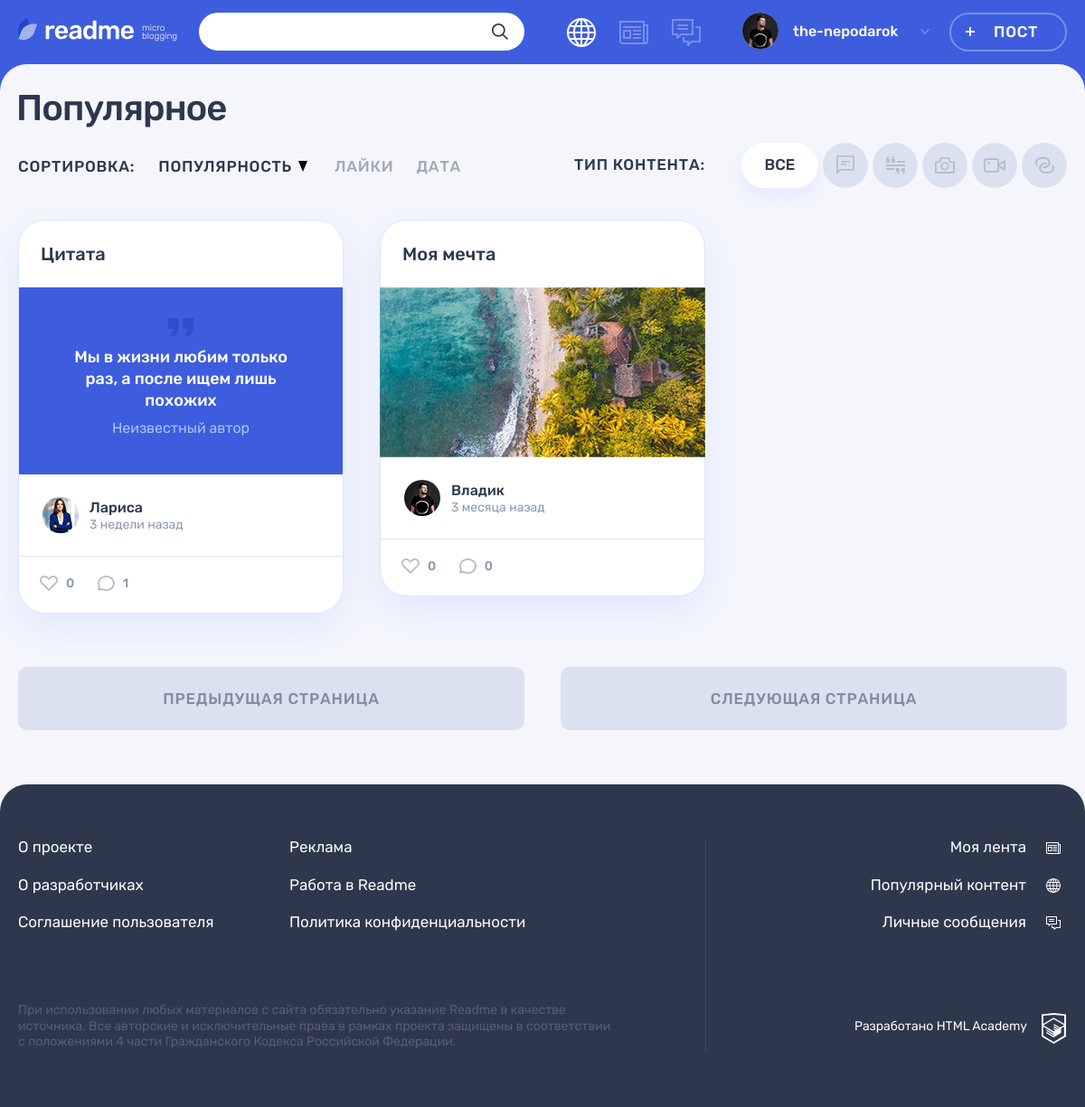
Screenshot of /?type_id=0&sort_by=view_count&page=2 with the database file from the repository.
### tables this page shows
CREATE TABLE content_type
(
  id               TINYINT AUTO_INCREMENT PRIMARY KEY,
  type_name        VARCHAR(20) UNIQUE COMMENT 'название типа',
  type_val         VARCHAR(16) UNIQUE COMMENT 'класс иконки типа',
  type_icon_width  TINYINT COMMENT 'ширина иконки',
  type_icon_height TINYINT COMMENT 'высота иконки'
) COMMENT 'типы постов';

CREATE TABLE post
(
  id                INT AUTO_INCREMENT PRIMARY KEY,
  create_dt         DATETIME DEFAULT CURRENT_TIMESTAMP,
  post_header       VARCHAR(128) COMMENT 'заголовок поста',
  text_content      TEXT,
  quote_origin      VARCHAR(128) COMMENT 'автор/источник цитаты',
  photo_content     VARCHAR(255),
  video_content     VARCHAR(255) COMMENT 'ссылка на видео на YouTube',
  link_text_content VARCHAR(255) COMMENT 'ссылка на сторонний ресурс',
  view_count        INT      DEFAULT 0 COMMENT 'кол-во просмотров',
  user_id           INT,
  is_repost         TINYINT  DEFAULT 0 COMMENT 'является ли репостом',
  origin_post_id    INT COMMENT 'ссылка на оригинальный пост при репосте',
  content_type_id   TINYINT,
  FOREIGN KEY (user_id) REFERENCES user (id),
  FOREIGN KEY (content_type_id) REFERENCES content_type (id),
  INDEX (user_id) COMMENT 'индекс для поиска по пользователям',
  INDEX (content_type_id) COMMENT 'индекс для поиска по типу',
  INDEX (view_count) COMMENT 'индекс для поиска по просмотрам',
  INDEX (is_repost) COMMENT 'индекс для поиска по репостам'
) COMMENT 'таблица постов';

CREATE TABLE user
(
  id            INT AUTO_INCREMENT PRIMARY KEY,
  user_reg_dt   DATETIME DEFAULT CURRENT_TIMESTAMP,
  user_email    VARCHAR(128) NOT NULL UNIQUE,
  user_name     VARCHAR(64)  NOT NULL COMMENT 'имя пользователя',
  user_password CHAR(255)    NOT NULL,
  user_avatar   VARCHAR(255)
) COMMENT 'таблица зарегистрированных пользователей';

### helpers.php (called while the page is built, shortened)
<?php
function get_noun_plural_form(int $number, string $one, string $two, string $many): string
{
    $number = (int)$number;
    $mod10 = $number % 10;
    $mod100 = $number % 100;
    switch (true) {
        case ($mod10 >= 2 && $mod10 <= 4):
            return $two;
    }
}
function include_template($name, array $data = [])
{
    $name = 'templates/' . $name;
    extract($data);
    require $name;
    $result = ob_get_clean();
    return $result;
}

### utils.php (called while the page is built, shortened)
<?php
function slice_string($string, $link = '', $max_post_length = 300)
{
    $result_string = trim($string);
    return $result_string;
}
function get_title_date($date)
{
    $date = strtotime($date);
    return date('d.m.Y H:i', $date);
}
function format_date($date)
{
    $post_date = date_create($date);
    $current_date = date_create('now');
    $diff = date_diff($current_date, $post_date);
    $result = '';
    if ($diff->invert === 0) {
        $result = 'Дата ещё не наступила!';
    } else {
        $minutes_in_hour = 60;
        $hours_in_day = 24;
        $minutes = $diff->i;
        $hours = $diff->h;
        $days = $diff->days;
        if ($days === 0) {
            if ($minutes >= $minutes_in_hour / 2) {
                $hours++;
            }
            $result = $hours ?
                $hours . ' час' . get_noun_plural_form($hours, '', 'а', 'ов')
                :
                $minutes . ' минут' . get_noun_plural_form($minutes, 'у', 'ы', '');
        } else {
            $days_in_week = 7;
            $days_in_month = 30;
            $days_in_year = 365;
            $five_weeks = 35;
            $years = $diff->y;
            if ($hours >= $hours_in_day / 2) {
                $days++;
            }
            if ($days < $days_in_week) {
                $result = $days . ' ' . get_noun_plural_form($days, 'день', 'дня', 'дней');
            } elseif ($days < $five_weeks) {
                $weeks = round($days / $days_in_week);
                $result = $weeks . ' недел' . get_noun_plural_form($weeks, 'ю', 'и', 'ь');
            } elseif ($days < $days_in_year) {
                $months = round($days / $days_in_month);
                $result = $months . ' месяц' . get_noun_plural_form($months, '', 'а', 'ев');
            } elseif ($years) {
                $years = ($days >= $days_in_year / 2) ? $years++ : $years;
                $result = $years . ' ' . get_noun_plural_form($years, 'год', 'года', 'лет');
            }
        }
    }
    return $result;
}
function get_data_from_db(mysqli $src_db, string $query, string $mode = 'all')
{
    $result = mysqli_query($src_db, $query);
    switch ($mode) {
        case 'all':
            $data = mysqli_fetch_all($result, MYSQLI_ASSOC);
            break;
    }
    return $data;
}

### templates/main.php (the view, shortened to what this page needs)
<section class="page__main page__main--popular">
    <div class="container">
        <h1 class="page__title page__title--popular">Популярное</h1>
    </div>
    <div class="popular container">
        <div class="popular__filters-wrapper">
            <div class="popular__sorting sorting">
                <b class="popular__sorting-caption sorting__caption">Сортировка:</b>
                <ul class="popular__sorting-list sorting__list">
                    <li class="sorting__item sorting__item--popular">
                        <a class="sorting__link<?= $sort_by === 'view_count' ? ' sorting__link--active' : ''; ?>" href="?sort_by=view_count<?= $type_filter_url; ?>">
                            <span>Популярность</span>
                            <svg class="sorting__icon" width="10" height="12">
                                <use xlink:href="#icon-sort"></use>
                            </svg>
                        </a>
                    </li>
                    <li class="sorting__item">
                        <a class="sorting__link <?= $sort_by === 'like_count' ? 'sorting__link--active' : ''; ?>" href="?sort_by=like_count<?= $type_filter_url; ?>">
                            <span>Лайки</span>
                        </a>
                    </li>
                    <li class="sorting__item">
                        <a class="sorting__link <?= $sort_by === 'create_dt' ? 'sorting__link--active' : ''; ?>" href="?sort_by=create_dt<?= $type_filter_url; ?>">
                            <span>Дата</span>
                        </a>
                    </li>
                </ul>
            </div>
            <div class="popular__filters filters">
                <b class="popular__filters-caption filters__caption">Тип контента:</b>
                <ul class="popular__filters-list filters__list">
                    <li class="popular__filters-item popular__filters-item--all filters__item filters__item--all">
                        <a class="filters__button filters__button--ellipse filters__button--all<?= $type_id === 0 ? ' filters__button--active' : ''; ?>" href="?sort_by=<?= $sort_by; ?>">
                            <span>Все</span>
                        </a>
                    </li>
                    <?php if ($content_types ?? false):
                              foreach ($content_types as $type): ?>
                    <li class="popular__filters-item filters__item">
                        <a class="filters__button<?= $type_id === $type['id'] ? ' filters__button--active' : ''; ?> filters__button--<?= $type['type_val']; ?> button" href="?<?= 'sort_by=' . $sort_by . '&type_id=' . $type['id']; ?>">
                            <svg class="filters__icon" width="<?= $type['type_icon_width']; ?>" height="<?= $type['type_icon_height']; ?>">
                                <use xlink:href="#icon-filter-<?= $type['type_val']; ?>"></use>
                            </svg>
                        </a>
                    </li>
                    <?php
                              endforeach;
                          endif;
                    ?>
                </ul>
            </div>
        </div>
        <div class="popular__posts">
        <?php if ($posts ?? false): ?>
            <?php foreach ($posts as $post): ?>
            <article class="popular__post post post-<?= $post['type_val']; ?>">
                <header class="post__header">
                    <h2>
                        <a href="post.php?post_id=<?= $post['id']; ?>">
                            <?= $post['post_header']; ?>
                        </a>
                    </h2>
                </header>
                <div class="post__main">
                <?php switch ($post['type_val']):
                        case 'quote': ?>
                <blockquote>
                    <p>
                        <?= slice_string($post['text_content'], 'post.php?post_id=' . $post['id']); ?>
                    </p>
                    <cite><?= $post['quote_origin'] ?></cite>
                </blockquote>
                        <?php break; ?>
                        <?php case 'photo': ?>
                <div class="post-photo__image-wrapper">
                    <img src="img/<?= $post['photo_content']; ?>" alt="Фото от пользователя" width="360" height="240">
                </div>
                        <?php break; ?>
                <?php
                endswitch;
                ?>
                </div>
                <footer class="post__footer">
                    <div class="post__author">
                        <a class="post__author-link" href="#" title="Автор">
                            <div class="post__avatar-wrapper">
                                <?php if ($post['user_avatar']): ?>
                                <img class="post__author-avatar" src="img/<?= $post['user_avatar']; ?>" alt="Аватар пользователя">
                                <?php endif; ?>
                            </div>
                            <div class="post__info">
                                <b class="post__author-name">
                                    <?= $post['user_name']; ?>
                                </b>
                                <?php $pd = $post['create_dt'];  ?>
                                <time class="post__time" title="<?= get_title_date($pd); ?>" datetime="<?= $pd; ?>"><?= format_date($pd); ?> назад</time>
                            </div>
                        </a>
                    </div>
                    <div class="post__indicators">
                        <div class="post__buttons">
                            <a class="post__indicator post__indicator--likes button" href="#" title="Лайк">
                                <svg class="post__indicator-icon" width="20" height="17">
                                    <use xlink:href="#icon-heart"></use>
                                </svg>
                                <span><?= $post['like_count']; ?></span>
                            </a>
                            <a class="post__indicator post__indicator--comments button" href="#" title="Комментарии">
                                <svg class="post__indicator-icon" width="19" height="17">
                                    <use xlink:href="#icon-comment"></use>
                                </svg>
                                <span><?= $post['comment_count']; ?></span>
                            </a>
                        </div>
                    </div>
                </footer>
            </article>
            <?php endforeach; ?>
        <?php else: ?>
            <div>
                <p>Записей нет!</p>
            </div>
        <?php endif; ?>
        </div>
        <?php if ($show_pagination):  ?>
        <div class="popular__page-links">
            <a class="popular__page-link popular__page-link--prev button button--gray" href="?<?= $pagination['prev_page']; ?>">Предыдущая страница</a>
            <a class="popular__page-link popular__page-link--next button button--gray" href="?<?= $pagination['next_page']; ?>">Следующая страница</a>
        </div>
        <?php endif; ?>
    </div>
</section>

### rows the page displays
content_type: type_icon_width 20 (drawn)
content_type: type_icon_width 21 (drawn)
content_type: type_icon_width 22 (drawn)
content_type: type_icon_width 24 (drawn)
content_type: type_icon_width 21 (drawn)
post: post_header "Цитата", text_content "Мы в жизни любим только раз, а после ищем лишь похожих", quote_origin "Неизвестный автор", user.user_avatar (picture), user.user_name "Лариса", create_dt "3 недели", like_count "0", comment_count "1"
post: post_header "Моя мечта", photo_content (picture), user.user_avatar (picture), user.user_name "Владик", create_dt "3 месяца", like_count "0", comment_count "0"

### other values shown
$user_name "the-nepodarok"
